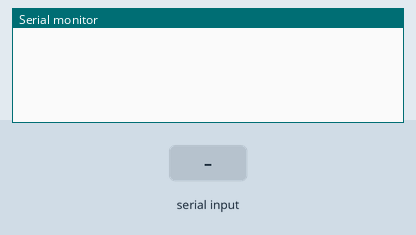
This sketch was run on a simulated Arduino Uno, built with avr-gcc and run on an emulated ATmega328P. On the bench: the last lines printed to the serial monitor. The inputs (shaded band) are chosen by the test bench.

Above: at 1.2 s.
1.3 s: "1" received over Serial
At 2.3 s:
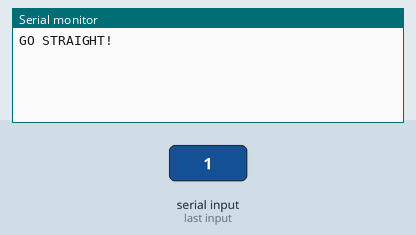
2.8 s: "2" received over Serial
At 3.4 s:
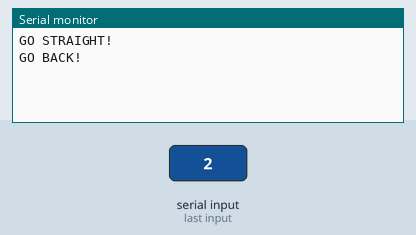
4.3 s: "3" received over Serial
At 5.5 s:
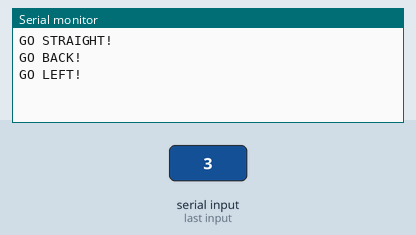
5.8 s: "4" received over Serial
At 6.9 s:
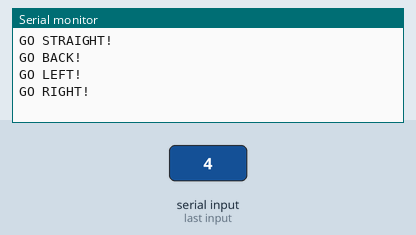
7.3 s: "5" received over Serial
At 8.1 s:
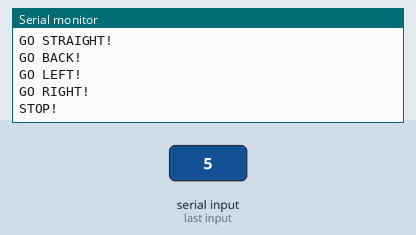

The sketch:

Arduino_rx.ino
```cpp
void setup()
{
  //Serial Begin at 9600 Baud
  Serial.begin(9600);
}

void loop()
{
  if (Serial.available() > 0)
  {

    // Read data from ESP's serial:
    char command = Serial.read();
    if (command == '1')
    {
      Serial.println("GO STRAIGHT!");
    }
    else if (command == '2')
    {
       Serial.println("GO BACK!");
    }
    else if (command == '3')
    {
       Serial.println("GO LEFT!");
    }
    else if (command == '4')
    {
       Serial.println("GO RIGHT!");
    }
    else if (command == '5')
    {
       Serial.println("STOP!");
    }
  }
}
```

Measured:
- after the input at 1.3 s, the serial monitor: prints a new line at once (image 1)
- after the input at 2.8 s, the serial monitor: prints a new line at once (image 2)
- after the input at 4.3 s, the serial monitor: prints a new line at once (image 3)
- after the input at 5.8 s, the serial monitor: prints a new line at once (image 4)
- after the input at 7.3 s, the serial monitor: prints a new line at once (image 5)
